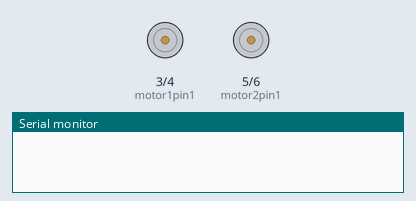
This sketch was run on a simulated Arduino Uno, built with avr-gcc and run on an emulated ATmega328P. Parts: motor-driver pin pairs drawn as motors (green arrow = first pin HIGH = forward, orange = second pin HIGH = backward, longer = more drive), the last lines printed to the serial monitor.

Above: at 0.1 s.
At 5.1 s:
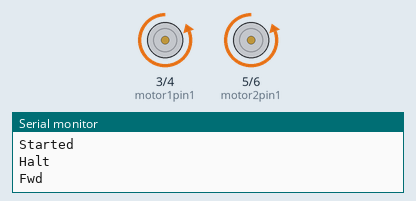
At 85.1 s:
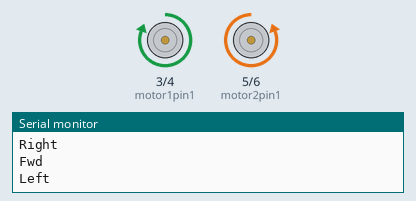
Timing chart, 0 to 106.5 s (numbered marks = the images above):
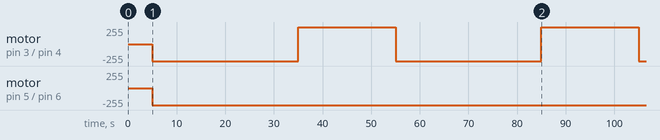

The sketch:

Grass_Cutter.ino
```cpp
const int motor1pin1 = 3;
const int motor1pin2 = 4;
const int motor2pin1 = 5;
const int motor2pin2 = 6;

int fwd_delay = 30000;
int turn_delay = 20000;

void setup()
{
  Serial.begin(9600);
  pinMode(motor1pin1, OUTPUT);
  pinMode(motor1pin2, OUTPUT);
  pinMode(motor2pin1, OUTPUT);
  pinMode(motor2pin2, OUTPUT);
  delay(2000);
  Serial.println("Started");
  halt();
}

void loop()
{
  forward();
  right();
  left();
  halt();
  Serial.println("Stop");
  while (1);
}


void forward()
{
  digitalWrite(motor1pin1, LOW);
  digitalWrite(motor1pin2, HIGH);
  digitalWrite(motor2pin1, LOW);
  digitalWrite(motor2pin2, HIGH);
  Serial.println("Fwd");
  delay(fwd_delay);

}
void halt()
{
  digitalWrite(motor1pin1, LOW);
  digitalWrite(motor1pin2, LOW);
  digitalWrite(motor2pin1, LOW);
  digitalWrite(motor2pin2, LOW);
  Serial.println("Halt");
  delay(3000);

}
void right()
{
  digitalWrite(motor1pin1, HIGH);
  digitalWrite(motor1pin2, LOW);
  digitalWrite(motor2pin1, LOW);
  digitalWrite(motor2pin2, HIGH);
  Serial.println("Right");
  delay(turn_delay);
  forward();
}
void left()
{
  digitalWrite(motor1pin1, HIGH);
  digitalWrite(motor1pin2, LOW);
  digitalWrite(motor2pin1, LOW);
  digitalWrite(motor2pin2, HIGH);
  Serial.println("Left");
  delay(turn_delay);
  forward();
}
```

Measured:
- by itself, motor on pin 3 (motor1pin1) / pin 4 (motor1pin2): alternates forward 255/255 for 20.0 s and backward 255/255 for 30.0 s
- by itself, motor on pin 5 (motor2pin1) / pin 6 (motor2pin2): stopped → backward 255/255 at 5.0 s
